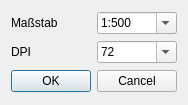
<?xml version="1.0" encoding="UTF-8"?>
<ui version="4.0">
 <class>VoGISProfilToolScale</class>
 <widget class="QDialog" name="VoGISProfilToolScale">
  <property name="geometry">
   <rect>
    <x>0</x>
    <y>0</y>
    <width>184</width>
    <height>105</height>
   </rect>
  </property>
  <property name="windowTitle">
   <string>Speichern mit Maßstab/DPI</string>
  </property>
  <layout class="QGridLayout" name="gridLayout">
   <item row="0" column="0">
    <widget class="QLabel" name="label">
     <property name="text">
      <string>Maßstab</string>
     </property>
    </widget>
   </item>
   <item row="0" column="1">
    <widget class="QComboBox" name="cmbScale">
     <property name="editable">
      <bool>true</bool>
     </property>
     <item>
      <property name="text">
       <string>1:500</string>
      </property>
     </item>
     <item>
      <property name="text">
       <string>1:1000</string>
      </property>
     </item>
     <item>
      <property name="text">
       <string>1:2000</string>
      </property>
     </item>
     <item>
      <property name="text">
       <string>1:5000</string>
      </property>
     </item>
     <item>
      <property name="text">
       <string>1:10000</string>
      </property>
     </item>
    </widget>
   </item>
   <item row="1" column="0">
    <widget class="QLabel" name="label_2">
     <property name="text">
      <string>DPI</string>
     </property>
    </widget>
   </item>
   <item row="1" column="1">
    <widget class="QComboBox" name="cmbDpi">
     <property name="editable">
      <bool>true</bool>
     </property>
     <item>
      <property name="text">
       <string>72</string>
      </property>
     </item>
     <item>
      <property name="text">
       <string>96</string>
      </property>
     </item>
     <item>
      <property name="text">
       <string>150</string>
      </property>
     </item>
     <item>
      <property name="text">
       <string>300</string>
      </property>
     </item>
     <item>
      <property name="text">
       <string>600</string>
      </property>
     </item>
    </widget>
   </item>
   <item row="2" column="0" colspan="2">
    <widget class="QDialogButtonBox" name="buttonBox">
     <property name="orientation">
      <enum>Qt::Horizontal</enum>
     </property>
     <property name="standardButtons">
      <set>QDialogButtonBox::Cancel|QDialogButtonBox::Ok</set>
     </property>
    </widget>
   </item>
  </layout>
 </widget>
 <resources/>
 <connections>
  <connection>
   <sender>buttonBox</sender>
   <signal>accepted()</signal>
   <receiver>VoGISProfilToolScale</receiver>
   <slot>accept()</slot>
   <hints>
    <hint type="sourcelabel">
     <x>248</x>
     <y>254</y>
    </hint>
    <hint type="destinationlabel">
     <x>157</x>
     <y>274</y>
    </hint>
   </hints>
  </connection>
  <connection>
   <sender>buttonBox</sender>
   <signal>rejected()</signal>
   <receiver>VoGISProfilToolScale</receiver>
   <slot>reject()</slot>
   <hints>
    <hint type="sourcelabel">
     <x>316</x>
     <y>260</y>
    </hint>
    <hint type="destinationlabel">
     <x>286</x>
     <y>274</y>
    </hint>
   </hints>
  </connection>
 </connections>
</ui>
